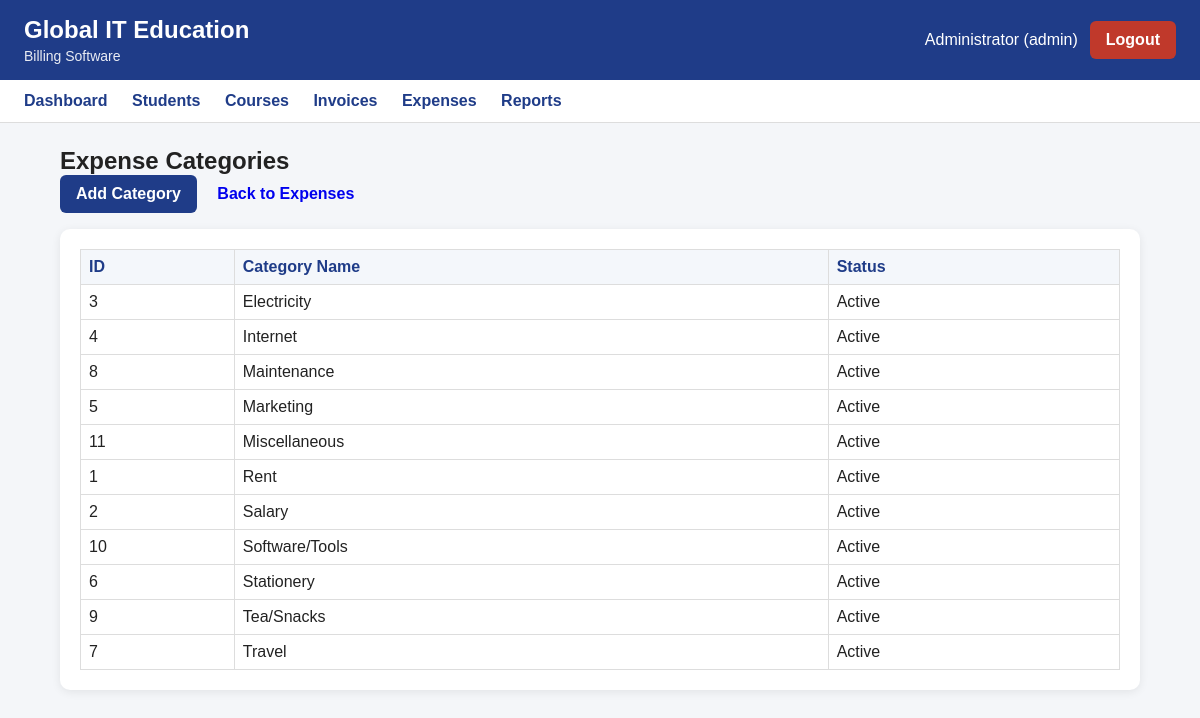
The page /expense-categories (signed in) on the database its author committed.
### tables this page shows
CREATE TABLE expense_categories (
            id INTEGER PRIMARY KEY AUTOINCREMENT,
            category_name TEXT NOT NULL UNIQUE,
            is_active INTEGER NOT NULL DEFAULT 1,
            created_at TEXT NOT NULL
        );

### app.py (the view)
@app.route("/expense-categories")
@login_required
def expense_categories():
    conn = get_conn()
    cur = conn.cursor()
    cur.execute("""
        SELECT *
        FROM expense_categories
        ORDER BY category_name
    """)
    categories = cur.fetchall()
    conn.close()
    return render_template("expense_categories.html", categories=categories)

### app.py (called while the page is built)
def login_required(route_function):
    from functools import wraps
    @wraps(route_function)
    def wrapper(*args, **kwargs):
        if "user_id" not in session:
            flash("Please login first.", "warning")
            return redirect(url_for("login"))
        return route_function(*args, **kwargs)
    return wrapper

### db.py (called while the page is built)
def get_conn():
    conn = sqlite3.connect(DB_PATH)
    conn.row_factory = sqlite3.Row
    conn.execute("PRAGMA foreign_keys = ON;")
    return conn

### templates/expense_categories.html
{% extends "base.html" %}
{% block content %}
<h2>Expense Categories</h2>
<div class="page-actions">
  <a class="btn btn-primary" href="{{ url_for('expense_category_new') }}">Add Category</a>
  <a class="btn" href="{{ url_for('expenses') }}">Back to Expenses</a>
</div>
<div class="card">
  <table border="1" width="100%" cellpadding="10" class="billing-table">
    <tr>
      <th>ID</th>
      <th>Category Name</th>
      <th>Status</th>
    </tr>
    {% for c in categories %}
    <tr>
      <td>{{ c.id }}</td>
      <td>{{ c.category_name }}</td>
      <td>{{ "Active" if c.is_active else "Inactive" }}</td>
    </tr>
    {% else %}
    <tr>
      <td colspan="3" style="text-align:center;">No categories found.</td>
    </tr>
    {% endfor %}
  </table>
</div>
{% endblock %}

### static/style.css (style rules this page uses)
* { box-sizing: border-box; margin: 0; padding: 0; font-family: Arial, sans-serif; }
body { background: #f4f6f9; color: #222; }
.card { background: white; border-radius: 10px; padding: 20px; margin-bottom: 20px; box-shadow: 0 2px 10px rgba(0,0,0,0.08); }
.btn { display: inline-block; text-decoration: none; border: none; padding: 10px 16px; border-radius: 6px; cursor: pointer; font-weight: bold; }
.btn-primary { background: #1f3c88; color: white; }
.billing-table { width: 100%; border-collapse: collapse; }
.billing-table th, .billing-table td { border: 1px solid #ddd; padding: 8px; vertical-align: top; }
.billing-table th { background: #f4f7fb; color: #1f3c88; text-align: left; }
.page-actions { margin-bottom: 16px; }

### rows shown on the page
expense_categories: id "3", category_name "Electricity", is_active "Active"
expense_categories: id "4", category_name "Internet", is_active "Active"
expense_categories: id "8", category_name "Maintenance", is_active "Active"
expense_categories: id "5", category_name "Marketing", is_active "Active"
expense_categories: id "11", category_name "Miscellaneous", is_active "Active"
expense_categories: id "1", category_name "Rent", is_active "Active"
expense_categories: id "2", category_name "Salary", is_active "Active"
expense_categories: id "10", category_name "Software/Tools", is_active "Active"
expense_categories: id "6", category_name "Stationery", is_active "Active"
expense_categories: id "9", category_name "Tea/Snacks", is_active "Active"
expense_categories: id "7", category_name "Travel", is_active "Active"

### other values the page prints
{{ session.get("full_name") }} "Administrator"
{{ session.get("role") }} "admin"
